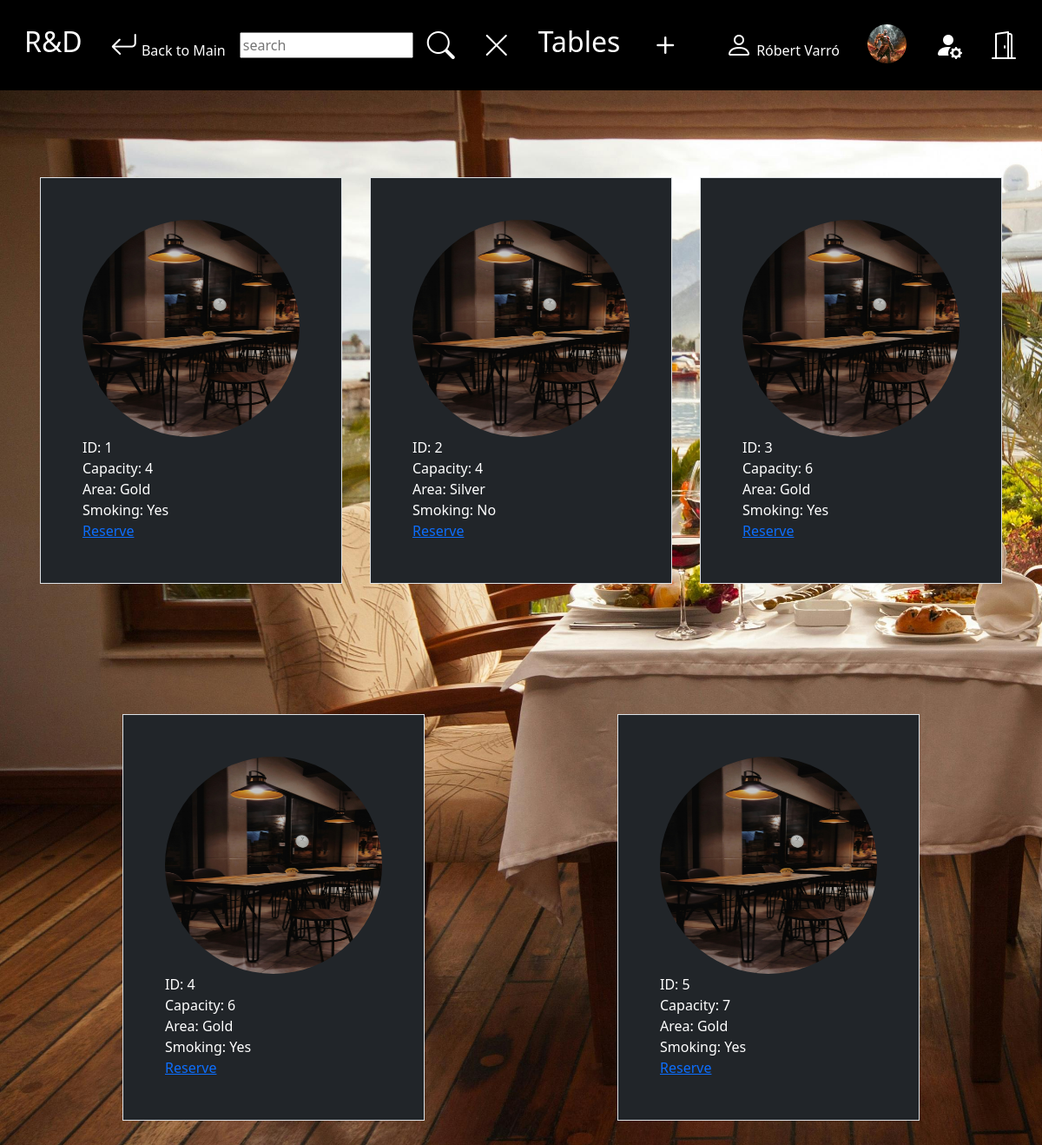
The app's page /Restaurant2.0/tables.php (signed in) with its own data.
### tables this page shows
CREATE TABLE `user` (
  `userId` int(6) NOT NULL,
  `firstName` varchar(50) NOT NULL,
  `lastName` varchar(50) NOT NULL,
  `phoneNumber` int(10) NOT NULL,
  `userMail` varchar(100) NOT NULL,
  `userPassword` varchar(60) NOT NULL,
  `profilePic` varchar(100) DEFAULT NULL,
  `privilage` varchar(25) NOT NULL,
  `registrationTime` timestamp NOT NULL DEFAULT current_timestamp(),
  `verification_code` int(50) DEFAULT NULL,
  `verify` int(11) NOT NULL,
  `verification_time` timestamp NOT NULL DEFAULT current_timestamp(),
  `banned` tinyint(1) NOT NULL,
  `banned_time` timestamp NOT NULL DEFAULT current_timestamp(),
  `passwordValidation` int(10) NOT NULL,
  `passwordValidationTime` timestamp NOT NULL DEFAULT current_timestamp()
);

CREATE TABLE `table` (
  `tableId` int(6) NOT NULL,
  `reservationPicture` varchar(100) DEFAULT NULL,
  `capacity` int(2) NOT NULL,
  `area` varchar(50) NOT NULL,
  `smokingArea` varchar(5) NOT NULL,
  `workerId` int(3) NOT NULL
);

### Restaurant2.0/tables.php (the view, shortened to what this page needs)
<!DOCTYPE html>
<html lang="en">
<head>
    <link href="https://cdn.jsdelivr.net/npm/bootstrap@5.3.2/dist/css/bootstrap.min.css" rel="stylesheet"
>
    <link rel="stylesheet" href="https://cdn.jsdelivr.net/npm/bootstrap-icons@1.11.3/font/bootstrap-icons.min.css">
    <link rel="stylesheet" href="https://cdnjs.cloudflare.com/ajax/libs/font-awesome/4.7.0/css/font-awesome.min.css">
    <link rel="stylesheet" type="text/css" href="main.css">
</head>
<body>
<nav class="navbar navbar-expand-lg bg-black navbar-nav ml-auto">
    <div class="container-fluid ">
        <a href="#" class="bar d-none d-lg-block"><h2>R&D</h2><?php  ?></a>
        <?php
        global $conn;
        if ($conn) {
            if (isset($_SESSION['email']) && isset($_SESSION['name']) && isset($_SESSION['profilePic'])) {
                $sql = "SELECT * FROM user";
                $stmt = $conn->query($sql);
                echo "<li><a class=\"d-none d-lg-block\" href=\"index.php\"><i class=\"fa-2x bi bi-arrow-return-left\"></i> Back to Main</a></li>";;
                echo '<li><form method="post" action="tables.php"></li>
            <input type="text" style="width: 200px; height: 30px; " placeholder="search" name="searchName">
            <li> <a class="justify-content-end" onclick="activateSearch()"><i class="fa-2x bi bi-search"></i></a></li>
         <li><a class="justify-content-end" onclick="deleteSearch()"><i class="fa-2x bi bi-x-lg"></i></a></li>
            <input type="submit" value="search" id="searchAction" name="searchAction" style="display: none">
            <input type="submit" value="delete" id="searchDelete" name="searchDelete" style="display: none"></form>';
                echo '
           <a href="#" class="bar d-block d-lg-none"><h2><i class=" fa-3x bi bi-pc-display-horizontal"></i>  </h2></a>
            <a href="#" class="bar d-none d-lg-block"> <h2>  Tables</h2></a>';
                if ($stmt->num_rows > 0)
                    while ($row = $stmt->fetch_assoc())
                if ($_SESSION['email'] == $row['userMail'] && $row['privilage'] == "Admin") {
                            echo "<li><a class=\"justify-content-end\" href=\"addTable.php?token=" . $_SESSION['token']. "\" style='font-size: 40px'><i class=\"bi bi-plus\"></i></a></li>";
                        }
            }
        } else {
            echo "<a href='login.php'  class='nav-link dropdown-item'><i class=\"bi bi-person\"></i>Connection Error!</a>";
        }
        ?> <button style="border: none;" class=" fa-1x navbar-toggler ml-auto hidden-sm-up float-xs-right float: right" type="button"
        <div class=" collapse navbar-collapse justify-content-end" id="collapsibleNavbar">
            <ul class="navbar-nav ">
                <li class="nav-item dropdown ">
                    <?php
                    global $conn;
                    if ($conn) {
                        if (isset($_SESSION['email']) && isset($_SESSION['name']) && isset($_SESSION['profilePic'])) {
                            $name = $_SESSION['name'];
                            $profilePic = $_SESSION['profilePic'];
                            $sql = "SELECT * FROM user";
                            $stmt = $conn->query($sql);
                            echo'<div class=" collapse navbar-collapse justify-content-end" id="collapsibleNavbar">';
                            if ($stmt->num_rows > 0)
                                while ($row = $stmt->fetch_assoc())
                                    if ($_SESSION['email'] == $row['userMail']) {
                                        echo "<li><a class='bar d-none d-lg-block'> <i class=\"fa-2x bi bi-person\"></i> $name</a></li>";
                                    }
                            echo "<li><a class=\" d-none d-lg-block \"  onclick=' activateProfilePicture()'>
<img  class=\"profilePic\" src=\"http://localhost:/Restaurant2.0/pictures/{$profilePic}\" width=\"45\" height=\"45\" alt=\"profilkep\">";
                            echo "</a><form method='post' action='functions.php' enctype='multipart/form-data'>";
                            echo "</form></li>";
                            echo "<li><a  class=\" d-none d-lg-block \" href=\"modify.php\">";
                            echo "<i class='fa-2x  bi bi-person-fill-gear'></i></i> </a></li>";
                            echo "<li><a  class=\" d-none d-lg-block \" href=\"functions.php\">";
                            echo "<i class=\"bi bi-door-open fa-2x\"></i></a></li>";
                            echo "</div>";
                        }
                    } else {
                        echo "<a href='' class='nav-link dropdown-item'><i class=\"bi bi-person\"></i>Connection Error!</a>";
                    }
                    ?>
                   </nav> </div> </li> </ul> </div> </div> </nav>
</body>
</html>
<?php
global $conn;
if (isset($_SESSION['email']) && isset($_SESSION['name']) && isset($_SESSION['profilePic'])) {
    if (isset($_POST['searchAction'])) {
        if ($_POST['searchAction'] == 'search') {
            $data = "SELECT * FROM `table` where bookedName= '" . $_POST['searchName'] . "'";
            users($data);
        }
    } else {
        users("SELECT * FROM `table`");
    }
} else {
    header('Location: index.php');
    exit();
}
function users($command)
{
    global $conn;
    $sql = $command;
    $stmt = $conn->prepare($sql);
    $stmt->execute();
    $result = $stmt->get_result();
    if ($result->num_rows > 0) {
        echo'<div class="container">
  <div class="row justify-content-around" >';
        while ($row = $result->fetch_assoc()) {
            echo ' <div class="col-xl-4 p-5 border bg-dark" style="
 margin: auto; margin-top:100px; margin-bottom: 50px;left:0; right:0; width: fit-content">';
            echo "<div class=\"col-xl-4 \"><img class=\"profilePic\"
src=\"http://localhost:/Restaurant2.0/pictures/" . $row['reservationPicture'] . "
          \" width=\"250\" height=\"250\" alt=\"profilkep\"></div><label>ID: " . $row['tableId'] . "</label><br>
<label>Capacity: " . $row['capacity'] . "</label><br>
<label>Area: " . $row['area'] . "</label><br>
<label>Smoking: " . $row['smokingArea'] . "</label><br>
<a href=\"reservation.php?table=" . $row['tableId'] . "\">Reserve</a></div>";
        }
        echo "</div></div>";
    } else {
        $_SESSION['message']="<h2>No result.</h2>";
    }
}
?>

### Restaurant2.0/main.css (style rules this page uses)
.navbar { background-color: #333; }
.navbar a, button { float: left; font-size: 16px; color: white; text-align: center; padding: 14px 16px; text-decoration: none; }
li { text-decoration: none; }
body { position: relative; background-repeat: no-repeat; background-size: cover; background-image:url("MainPage.jpg") ; background-color: #4e1b06; }
.profilePic { border-radius: 50%; margin: 0px; margin-top: 0; opacity: 1; cursor: pointer; filter: alpha(opacity=100); }
label { color: white; }

### records on screen
table: reservationPicture (picture), tableId "1", capacity "4", area "Gold", smokingArea "Yes"
table: reservationPicture (picture), tableId "2", capacity "4", area "Silver", smokingArea "No"
table: reservationPicture (picture), tableId "3", capacity "6", area "Gold", smokingArea "Yes"
table: reservationPicture (picture), tableId "4", capacity "6", area "Gold", smokingArea "Yes"
table: reservationPicture (picture), tableId "5", capacity "7", area "Gold", smokingArea "Yes"
